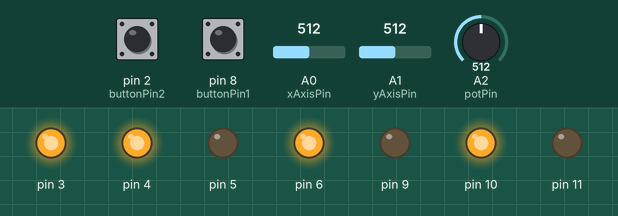
Recording of a sketch running on a simulated Arduino Leonardo, built with avr-gcc and run on an emulated ATmega32U4. Shown: output pins drawn as LEDs (lit = HIGH). Inputs (shaded band) come from the test bench; at power-on: A2 (potPin) = 512, pin 2 (buttonPin2) HIGH, pin 8 (buttonPin1) HIGH, A0 (xAxisPin) = 512, A1 (yAxisPin) = 512. What the sketch prints to the serial monitor is not drawn.

Above: at 1.2 s.
1.3 s: A2 (potPin) set to 353
2.8 s: A2 (potPin) set to 328
At 3.3 s:
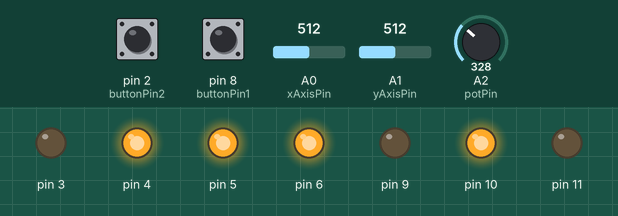
4.3 s: A2 (potPin) set to 692
At 5.5 s:
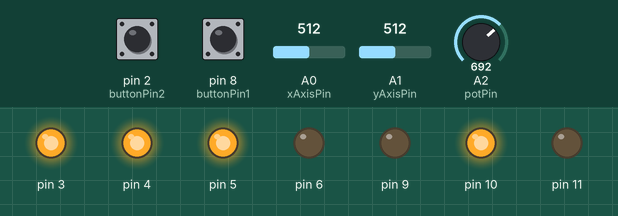
5.8 s: A2 (potPin) set to 674
At 6.8 s:
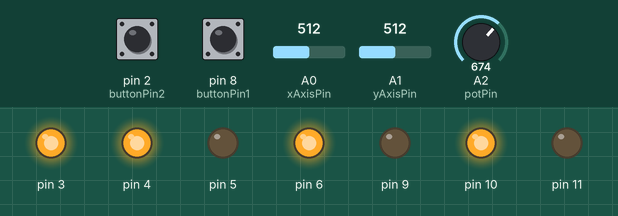
Timing chart, 0 to 8.8 s (numbered marks = the images above; inputs shaded):
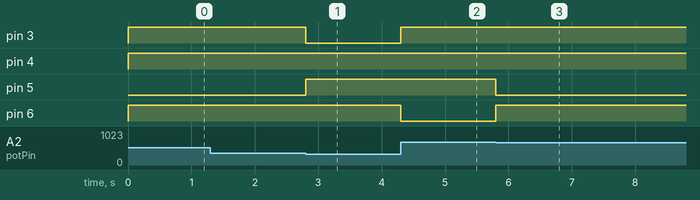

The sketch:

joystick_mose_for_uno.ino
```cpp
#include <Mouse.h>

const int xAxisPin = A0;
const int yAxisPin = A1;
const int buttonPin1 = 8;
const int buttonPin2 = 2;
const int potPin = A2; // Analog pin for the potentiometer

void setup() {
  Serial.begin(2000000);
  pinMode(buttonPin1, INPUT_PULLUP); // Set pin 8 as input with pull-up resistor
  pinMode(buttonPin2, INPUT_PULLUP); // Set pin 2 as input with pull-up resistor
  pinMode(9, OUTPUT);
  //Mouse.begin();
  pinMode(10, OUTPUT);
  pinMode(11, OUTPUT);
  pinMode(4, OUTPUT);
  pinMode(3, OUTPUT);
  pinMode(5, OUTPUT);
  pinMode(6, OUTPUT);
  digitalWrite(9, LOW);
  digitalWrite(10, HIGH);
}

void loop() {
  // Read joystick, buttons, and potentiometer values
  int xAxisValue = analogRead(xAxisPin);
  int yAxisValue = analogRead(yAxisPin);
  int buttonState1 = digitalRead(buttonPin1);
  int buttonState2 = digitalRead(buttonPin2);
  int potValue = analogRead(potPin);

  // Send data over serial
  Serial.print(xAxisValue);
  Serial.print(",");
  Serial.print(yAxisValue);
  Serial.print(",");
  Serial.print(buttonState1);
  Serial.print(",");
  Serial.print(buttonState2);
  Serial.print(",");
  Serial.println(potValue);

  if(potValue <341){
    digitalWrite(3, LOW);
    digitalWrite(4, HIGH);
    digitalWrite(5, HIGH);
    digitalWrite(6, HIGH);
  } else if(potValue >682){
    digitalWrite(3, HIGH);
    digitalWrite(4, HIGH);
    digitalWrite(5, HIGH);
    digitalWrite(6, LOW);
  } else {
    digitalWrite(3, HIGH);
    digitalWrite(4, HIGH);
    digitalWrite(5, LOW);
    digitalWrite(6, HIGH);
  }

  //delay(100); // Adjust delay as needed
}
```

Measured:
- the behaviour switches between 341 and 340 on A2 (potPin) (found by bisection; images 0 and 1)
- the behaviour switches between 683 and 682 on A2 (potPin) (found by bisection; images 2 and 3)
- after the input at 2.8 s, pin 3: HIGH → LOW at once; pin 5: LOW → HIGH at once
- after the input at 4.3 s, pin 3: LOW → HIGH at once; pin 6: HIGH → LOW at once
- after the input at 5.8 s, pin 5: HIGH → LOW at once; pin 6: LOW → HIGH at once
